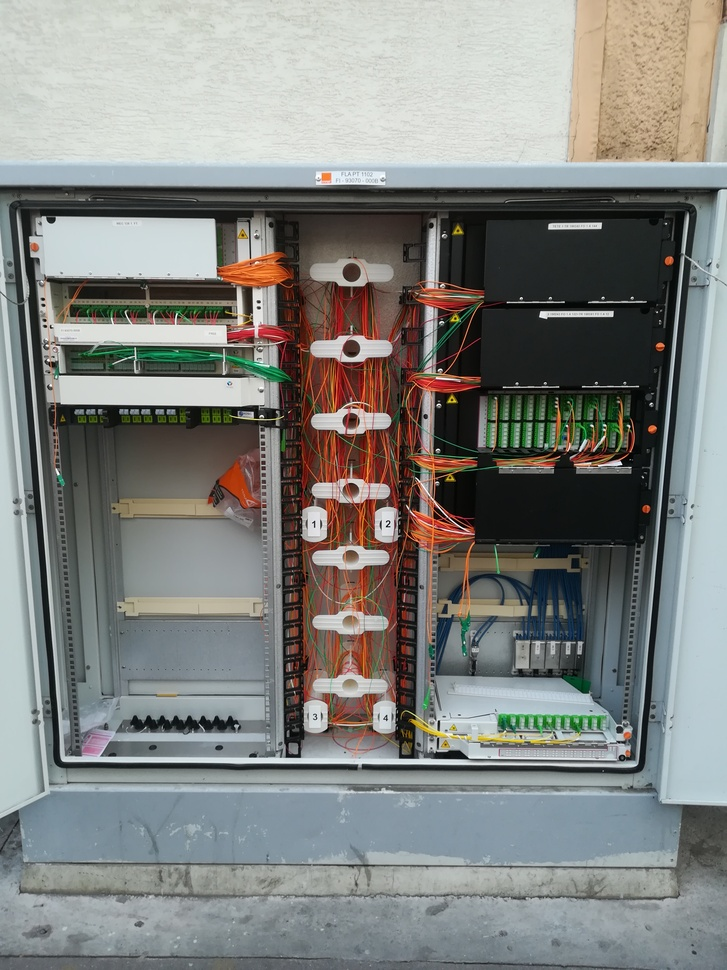
#> input picture Image_processing/data/pmz1.jpg, 727 x 970 px, shrunk from 2976 x 3968 before the run
$ jupyter execute --allow-errors V_mask_noise.ipynb   (older library calls are emulated)
#> lines starting #> are read from the running program, lines starting #| are printed output that depends on the picture
### Image_processing/helpers.py

import numpy as np
import matplotlib.pyplot as plt


# fonction pour afficher une image et un titre
def show_image(image, title='Image', cmap_type='gray'):
    plt.imshow(image, cmap=cmap_type)
    plt.title(title)
    plt.axis('off')
    plt.show()


# Fct pour afficher une image et par dessus les Corners trouvés dns celle-ci
# [7 lines left out: function corners_show, not called in this run]

### Image_processing/V_mask_noise.ipynb
# *V Mask and Noise*
***masques et bruits***

[cell 1]
import matplotlib.pyplot as plt
import numpy as np

[cell 2]
from helpers import show_image

[cell 3]
img = plt.imread('data/pmz1.jpg')
#> img is the input picture: shape (970, 727, 3); mean R, G, B 129.5, 131, 127.8

[cell 4]
defect_image = plt.imread('data/damaged_astronaut.png')
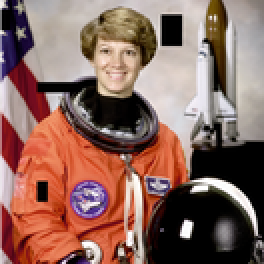
#> input picture Image_processing/data/damaged_astronaut.png, 132 x 132 px, shrunk from 542 x 539 before the run (shown 2 times larger)
#> defect_image is the input picture: shape (132, 132, 4) float32; mean R, G, B, A 0.544, 0.404, 0.368, 0.996

## Appliquer des masques sur des images
Avec des masques il est possible:
- de restaurer des parties manquantes d'images
- cacher des parties voulues d'une image

### Restaurer à l'aide de masques

[cell 5]
from skimage.restoration import inpaint

[cell 6]
# Show the defective image
show_image(defect_image, 'Image to restore')

A faire:
- besoins de donner au mask les coordonnées des troues

#> (a cell that did not finish here is left out)

#> (a cell that did not finish here is left out)

## Le Bruit dans une Image

### Ajouter du bruit

[cell 9]
from skimage.util import random_noise

[cell 10]
# Add noise to the image
noisy_image = random_noise(img)

[cell 11]
# Show original and resulting image
show_image(img, 'Original')
show_image(noisy_image, 'Noisy image')

### Enlever le Bruit en conservant les contours lissent
Il existe plusieurs Algo de "débruitage" d'images tous présent dans skimage.restoration

[cell 12]
img1 = plt.imread('data/panneau_droit.png')
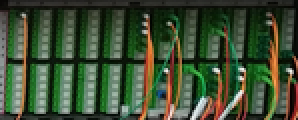
#> input picture Image_processing/data/panneau_droit.png, 149 x 60 px, shrunk from 609 x 247 before the run (shown 2 times larger)
#> img1 is the input picture: shape (60, 149, 4) float32; mean R, G, B, A 0.242, 0.305, 0.201, 1

[cell 13]
# Import bilateral denoising function
from skimage.restoration import denoise_bilateral

[cell 14]
# Apply bilateral filter denoising
denoised_image = denoise_bilateral(img1,
                                   multichannel=True)
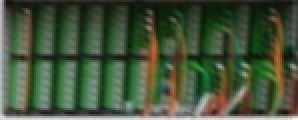
#> denoised_image: shape (60, 149, 4) float32 (shown 2 times larger); mean R, G, B, A 0.234, 0.299, 0.195, 0.961; transparent parts drawn white

[cell 15]
# Show original and resulting images
show_image(img1, 'Noisy image')
